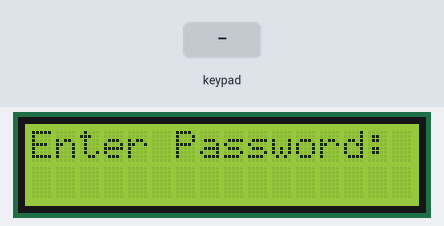
Simulated run of this sketch. Board: Arduino Uno, built with avr-gcc and run on an emulated ATmega328P. Parts: 16×2 character LCD. The inputs (shaded band) are chosen by the test bench.

Above: at 1.2 s.
1.3 s: key '#' pressed
At 2.4 s:
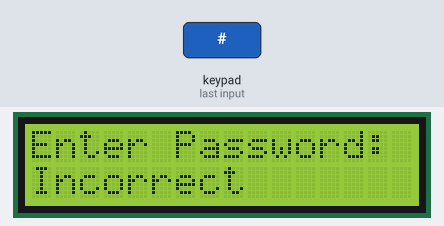
2.8 s: keypad keys 1 5 9 * 0 D A # pressed 0.4 s apart
At 6.7 s:
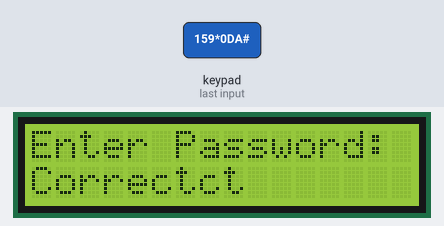
Timing chart, 0 to 8.2 s (numbered marks = the images above; inputs shaded):
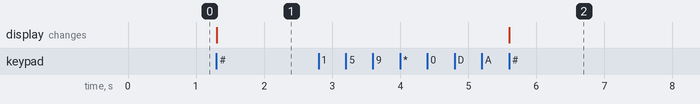

Measured:
- after the input at 1.3 s, the display: changes at once (image 1)
- after the input at 2.8 s, the display: changes after 2.8 s (image 2)

The sketch:

LcdKeypad.ino
```cpp
#include <Keypad.h>
#include <LiquidCrystal.h>
const byte numRows = 4;
const byte numCols = 4;
char keyMap[numRows][numCols]={
         {'1', '2', '3', 'A'},
         {'4', '5', '6', 'B'},
         {'7', '8', '9', 'C'},
         {'*', '0', '#', 'D'}
};
byte rowPins[numRows] = {9,8,7,6};
byte colPins[numCols]= {5,4,3,2};
Keypad keyPad = Keypad(makeKeymap(keyMap), rowPins, colPins, numRows, numCols);
LiquidCrystal lcd(A0, A1, A2, A3, A4, A5);
void setup() {
        lcd.begin(16, 2);
        lcd.clear();
        lcd.setCursor(0, 0);
        lcd.print("Enter Password:");
}
void loop(){
  lcd.setCursor(0, 1);
//  int password = readFromKeypad().toInt();
  String password = readFromKeypad();
//  password = readFromKeypad();
  if(password=="159*0DA"){
    lcd.print("Correct");
  }
  else {
    lcd.print("Incorrect");
  }
}
String readFromKeypad(){
        String myString = "";
        char keyPressed = keyPad.getKey();
        while (keyPressed != '#'){
                keyPressed = keyPad.getKey();
                if ((keyPressed != NO_KEY) && (keyPressed != '#')) {
                        myString.concat(keyPressed);
                        Serial.print(myString);
                 }
          }
          return(myString);
}
```
